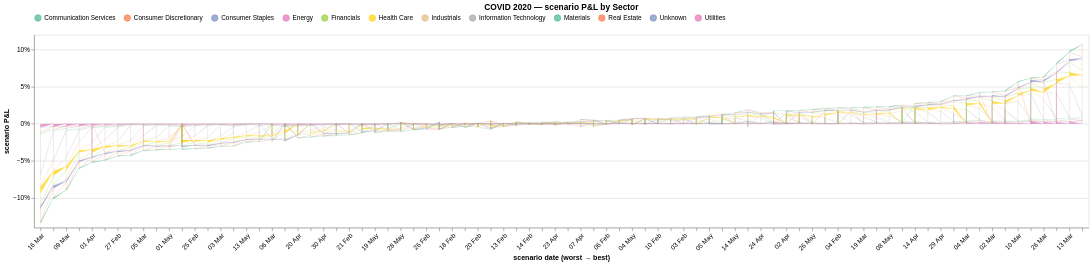

The cell this chart's notebook holds for it:
### Code cell
# ── COVID 2020 · GRAPH 2 — scenario P&L by Sector, the loss curve (draws from `covid_sector`) ─
# The graph just references DataFrame 2: sectors stacked to the book total, x in the DataFrame's own
# worst->best row order (sort=None), labelled by date.
alt.Chart(covid_sector).mark_area(opacity=0.85, line={"strokeWidth": 0.4}).encode(
    x=alt.X("label:N", sort=None, title="scenario date (worst → best)",   # sort=None => keep df order
            axis=alt.Axis(labelAngle=-45, labelOverlap=True)),
    y=alt.Y("PnL at day:Q", stack="zero", axis=alt.Axis(format="%"), title="scenario P&L"),
    color=alt.Color("Sector:N", scale=alt.Scale(scheme="set2"),
                    legend=alt.Legend(orient="top", title=None)),
    tooltip=[alt.Tooltip("date:T", title="date"), "Sector:N",
             alt.Tooltip("PnL at day:Q", format=".2%", title="P&L")],
).properties(height=300, width="container", title="COVID 2020 — scenario P&L by Sector")

### Figure 1 — Vega-Lite specification as saved in the notebook (floating-point values rounded to 4 significant figures; data arrays with more than 128 entries replaced by an {"elided": "..."} marker saying what was removed)
{"config": {"view": {"continuousWidth": 300, "continuousHeight": 300}}, "data": {"name": "data-554dd1e2ec46599113f09cbc26790003"}, "mark": {"type": "area", "line": {"strokeWidth": 0.4}, "opacity": 0.85}, "encoding": {"color": {"field": "Sector", "legend": {"orient": "top", "title": null}, "scale": {"scheme": "set2"}, "type": "nominal"}, "tooltip": [{"field": "date", "title": "date", "type": "temporal"}, {"field": "Sector", "type": "nominal"}, {"field": "PnL at day", "format": ".2%", "title": "P&L", "type": "quantitative"}], "x": {"axis": {"labelAngle": -45, "labelOverlap": true}, "field": "label", "sort": null, "title": "scenario date (worst → best)", "type": "nominal"}, "y": {"axis": {"format": "%"}, "field": "PnL at day", "stack": "zero", "title": "scenario P&L", "type": "quantitative"}}, "height": 300, "title": "COVID 2020 — scenario P&L by Sector", "width": "container", "$schema": "https://vega.github.io/schema/vega-lite/v6.4.1.json", "datasets": {"data-554dd1e2ec46599113f09cbc26790003": {"elided": "6232 records"}}}
